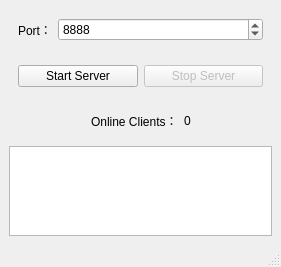
<?xml version="1.0" encoding="UTF-8"?>
<ui version="4.0">
 <class>MainWindow</class>
 <widget class="QMainWindow" name="MainWindow">
  <property name="geometry">
   <rect>
    <x>0</x>
    <y>0</y>
    <width>281</width>
    <height>267</height>
   </rect>
  </property>
  <property name="windowTitle">
   <string>MainWindow</string>
  </property>
  <widget class="QWidget" name="centralwidget">
   <layout class="QVBoxLayout" name="verticalLayout">
    <item>
     <widget class="QWidget" name="widget" native="true">
      <layout class="QHBoxLayout" name="horizontalLayout">
       <item>
        <widget class="QLabel" name="label">
         <property name="text">
          <string>Port：</string>
         </property>
        </widget>
       </item>
       <item>
        <widget class="QSpinBox" name="portSpinBox">
         <property name="sizePolicy">
          <sizepolicy hsizetype="Expanding" vsizetype="Fixed">
           <horstretch>0</horstretch>
           <verstretch>0</verstretch>
          </sizepolicy>
         </property>
         <property name="minimum">
          <number>1</number>
         </property>
         <property name="maximum">
          <number>65535</number>
         </property>
         <property name="value">
          <number>8888</number>
         </property>
        </widget>
       </item>
      </layout>
     </widget>
    </item>
    <item>
     <widget class="QWidget" name="widget_2" native="true">
      <layout class="QHBoxLayout" name="horizontalLayout_2">
       <item>
        <widget class="QPushButton" name="startServerBtn">
         <property name="text">
          <string>Start Server</string>
         </property>
        </widget>
       </item>
       <item>
        <widget class="QPushButton" name="stopServerBtn">
         <property name="enabled">
          <bool>false</bool>
         </property>
         <property name="text">
          <string>Stop Server</string>
         </property>
        </widget>
       </item>
      </layout>
     </widget>
    </item>
    <item>
     <widget class="QWidget" name="widget_3" native="true">
      <layout class="QHBoxLayout" name="horizontalLayout_3">
       <item>
        <spacer name="horizontalSpacer">
         <property name="orientation">
          <enum>Qt::Orientation::Horizontal</enum>
         </property>
         <property name="sizeHint" stdset="0">
          <size>
           <width>40</width>
           <height>20</height>
          </size>
         </property>
        </spacer>
       </item>
       <item>
        <widget class="QLabel" name="label_2">
         <property name="text">
          <string>Online Clients：</string>
         </property>
        </widget>
       </item>
       <item>
        <widget class="QLabel" name="onlineCountLabel">
         <property name="text">
          <string>0</string>
         </property>
        </widget>
       </item>
       <item>
        <spacer name="horizontalSpacer_2">
         <property name="orientation">
          <enum>Qt::Orientation::Horizontal</enum>
         </property>
         <property name="sizeHint" stdset="0">
          <size>
           <width>40</width>
           <height>20</height>
          </size>
         </property>
        </spacer>
       </item>
      </layout>
     </widget>
    </item>
    <item>
     <widget class="QPlainTextEdit" name="serverLogTextEdit">
      <property name="readOnly">
       <bool>true</bool>
      </property>
     </widget>
    </item>
   </layout>
  </widget>
  <widget class="QMenuBar" name="menubar">
   <property name="geometry">
    <rect>
     <x>0</x>
     <y>0</y>
     <width>281</width>
     <height>18</height>
    </rect>
   </property>
  </widget>
  <widget class="QStatusBar" name="statusbar"/>
 </widget>
 <resources/>
 <connections/>
</ui>
